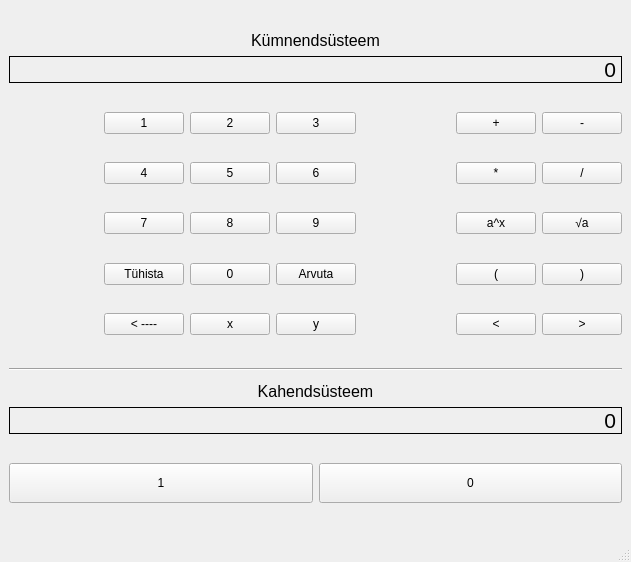
<?xml version="1.0" encoding="UTF-8"?>
<ui version="4.0">
 <class>MainWindow</class>
 <widget class="QMainWindow" name="MainWindow">
  <property name="geometry">
   <rect>
    <x>0</x>
    <y>0</y>
    <width>631</width>
    <height>562</height>
   </rect>
  </property>
  <property name="windowTitle">
   <string>Kalkulaator</string>
  </property>
  <widget class="QWidget" name="centralwidget">
   <layout class="QVBoxLayout" name="verticalLayout_2">
    <item>
     <layout class="QVBoxLayout" name="verticalLayout">
      <item>
       <layout class="QVBoxLayout" name="verticalLayout_3">
        <item>
         <spacer name="verticalSpacer_9">
          <property name="orientation">
           <enum>Qt::Vertical</enum>
          </property>
          <property name="sizeHint" stdset="0">
           <size>
            <width>20</width>
            <height>40</height>
           </size>
          </property>
         </spacer>
        </item>
        <item>
         <widget class="QLabel" name="label_2">
          <property name="font">
           <font>
            <pointsize>12</pointsize>
           </font>
          </property>
          <property name="text">
           <string>Kümnendsüsteem</string>
          </property>
          <property name="alignment">
           <set>Qt::AlignCenter</set>
          </property>
         </widget>
        </item>
        <item>
         <widget class="QLabel" name="Ekraan">
          <property name="font">
           <font>
            <pointsize>16</pointsize>
           </font>
          </property>
          <property name="frameShape">
           <enum>QFrame::Box</enum>
          </property>
          <property name="text">
           <string>0</string>
          </property>
          <property name="alignment">
           <set>Qt::AlignRight|Qt::AlignTrailing|Qt::AlignVCenter</set>
          </property>
         </widget>
        </item>
        <item>
         <spacer name="verticalSpacer_10">
          <property name="orientation">
           <enum>Qt::Vertical</enum>
          </property>
          <property name="sizeHint" stdset="0">
           <size>
            <width>20</width>
            <height>40</height>
           </size>
          </property>
         </spacer>
        </item>
        <item>
         <layout class="QHBoxLayout" name="horizontalLayout_3">
          <item>
           <spacer name="horizontalSpacer">
            <property name="orientation">
             <enum>Qt::Horizontal</enum>
            </property>
            <property name="sizeHint" stdset="0">
             <size>
              <width>40</width>
              <height>20</height>
             </size>
            </property>
           </spacer>
          </item>
          <item>
           <widget class="QPushButton" name="btn_1">
            <property name="text">
             <string>1</string>
            </property>
           </widget>
          </item>
          <item>
           <widget class="QPushButton" name="btn_2">
            <property name="text">
             <string>2</string>
            </property>
           </widget>
          </item>
          <item>
           <widget class="QPushButton" name="btn_3">
            <property name="text">
             <string>3</string>
            </property>
           </widget>
          </item>
          <item>
           <spacer name="horizontalSpacer_2">
            <property name="orientation">
             <enum>Qt::Horizontal</enum>
            </property>
            <property name="sizeHint" stdset="0">
             <size>
              <width>40</width>
              <height>20</height>
             </size>
            </property>
           </spacer>
          </item>
          <item>
           <layout class="QVBoxLayout" name="verticalLayout_6"/>
          </item>
          <item>
           <widget class="QPushButton" name="btn_add">
            <property name="text">
             <string>+</string>
            </property>
           </widget>
          </item>
          <item>
           <widget class="QPushButton" name="btn_sub">
            <property name="text">
             <string>-</string>
            </property>
           </widget>
          </item>
         </layout>
        </item>
        <item>
         <spacer name="verticalSpacer_8">
          <property name="orientation">
           <enum>Qt::Vertical</enum>
          </property>
          <property name="sizeHint" stdset="0">
           <size>
            <width>20</width>
            <height>40</height>
           </size>
          </property>
         </spacer>
        </item>
        <item>
         <layout class="QHBoxLayout" name="horizontalLayout_4">
          <item>
           <spacer name="horizontalSpacer_3">
            <property name="orientation">
             <enum>Qt::Horizontal</enum>
            </property>
            <property name="sizeHint" stdset="0">
             <size>
              <width>40</width>
              <height>20</height>
             </size>
            </property>
           </spacer>
          </item>
          <item>
           <widget class="QPushButton" name="btn_4">
            <property name="text">
             <string>4</string>
            </property>
           </widget>
          </item>
          <item>
           <widget class="QPushButton" name="btn_5">
            <property name="text">
             <string>5</string>
            </property>
           </widget>
          </item>
          <item>
           <widget class="QPushButton" name="btn_6">
            <property name="text">
             <string>6</string>
            </property>
           </widget>
          </item>
          <item>
           <spacer name="horizontalSpacer_4">
            <property name="orientation">
             <enum>Qt::Horizontal</enum>
            </property>
            <property name="sizeHint" stdset="0">
             <size>
              <width>40</width>
              <height>20</height>
             </size>
            </property>
           </spacer>
          </item>
          <item>
           <layout class="QHBoxLayout" name="horizontalLayout_7"/>
          </item>
          <item>
           <widget class="QPushButton" name="btn_mult">
            <property name="text">
             <string>*</string>
            </property>
           </widget>
          </item>
          <item>
           <widget class="QPushButton" name="btn_divide">
            <property name="text">
             <string>/</string>
            </property>
           </widget>
          </item>
         </layout>
        </item>
        <item>
         <spacer name="verticalSpacer_7">
          <property name="orientation">
           <enum>Qt::Vertical</enum>
          </property>
          <property name="sizeHint" stdset="0">
           <size>
            <width>20</width>
            <height>40</height>
           </size>
          </property>
         </spacer>
        </item>
        <item>
         <layout class="QHBoxLayout" name="horizontalLayout_5">
          <item>
           <spacer name="horizontalSpacer_5">
            <property name="orientation">
             <enum>Qt::Horizontal</enum>
            </property>
            <property name="sizeHint" stdset="0">
             <size>
              <width>40</width>
              <height>20</height>
             </size>
            </property>
           </spacer>
          </item>
          <item>
           <widget class="QPushButton" name="btn_7">
            <property name="text">
             <string>7</string>
            </property>
           </widget>
          </item>
          <item>
           <widget class="QPushButton" name="btn_8">
            <property name="text">
             <string>8</string>
            </property>
           </widget>
          </item>
          <item>
           <widget class="QPushButton" name="btn_9">
            <property name="text">
             <string>9</string>
            </property>
           </widget>
          </item>
          <item>
           <spacer name="horizontalSpacer_6">
            <property name="orientation">
             <enum>Qt::Horizontal</enum>
            </property>
            <property name="sizeHint" stdset="0">
             <size>
              <width>40</width>
              <height>20</height>
             </size>
            </property>
           </spacer>
          </item>
          <item>
           <layout class="QHBoxLayout" name="horizontalLayout_8"/>
          </item>
          <item>
           <widget class="QPushButton" name="btn_exp">
            <property name="text">
             <string>a^x</string>
            </property>
           </widget>
          </item>
          <item>
           <widget class="QPushButton" name="btn_sqrt">
            <property name="text">
             <string>√a</string>
            </property>
           </widget>
          </item>
         </layout>
        </item>
        <item>
         <spacer name="verticalSpacer_6">
          <property name="orientation">
           <enum>Qt::Vertical</enum>
          </property>
          <property name="sizeHint" stdset="0">
           <size>
            <width>20</width>
            <height>40</height>
           </size>
          </property>
         </spacer>
        </item>
        <item>
         <layout class="QHBoxLayout" name="horizontalLayout_6">
          <item>
           <spacer name="horizontalSpacer_7">
            <property name="orientation">
             <enum>Qt::Horizontal</enum>
            </property>
            <property name="sizeHint" stdset="0">
             <size>
              <width>40</width>
              <height>20</height>
             </size>
            </property>
           </spacer>
          </item>
          <item>
           <widget class="QPushButton" name="btn_clear">
            <property name="text">
             <string>Tühista</string>
            </property>
           </widget>
          </item>
          <item>
           <widget class="QPushButton" name="btn_0">
            <property name="text">
             <string>0</string>
            </property>
           </widget>
          </item>
          <item>
           <widget class="QPushButton" name="btn_calc">
            <property name="text">
             <string>Arvuta</string>
            </property>
           </widget>
          </item>
          <item>
           <spacer name="horizontalSpacer_8">
            <property name="orientation">
             <enum>Qt::Horizontal</enum>
            </property>
            <property name="sizeHint" stdset="0">
             <size>
              <width>40</width>
              <height>20</height>
             </size>
            </property>
           </spacer>
          </item>
          <item>
           <layout class="QHBoxLayout" name="horizontalLayout_9"/>
          </item>
          <item>
           <widget class="QPushButton" name="btn_braco">
            <property name="text">
             <string>(</string>
            </property>
           </widget>
          </item>
          <item>
           <widget class="QPushButton" name="btn_bracc">
            <property name="text">
             <string>)</string>
            </property>
           </widget>
          </item>
         </layout>
        </item>
        <item>
         <spacer name="verticalSpacer_5">
          <property name="orientation">
           <enum>Qt::Vertical</enum>
          </property>
          <property name="sizeHint" stdset="0">
           <size>
            <width>20</width>
            <height>40</height>
           </size>
          </property>
         </spacer>
        </item>
        <item>
         <layout class="QHBoxLayout" name="horizontalLayout_2">
          <item>
           <spacer name="horizontalSpacer_10">
            <property name="orientation">
             <enum>Qt::Horizontal</enum>
            </property>
            <property name="sizeHint" stdset="0">
             <size>
              <width>40</width>
              <height>20</height>
             </size>
            </property>
           </spacer>
          </item>
          <item>
           <widget class="QPushButton" name="btn_back">
            <property name="text">
             <string>&lt; ----</string>
            </property>
           </widget>
          </item>
          <item>
           <widget class="QPushButton" name="btn_x">
            <property name="text">
             <string>x</string>
            </property>
           </widget>
          </item>
          <item>
           <widget class="QPushButton" name="btn_y">
            <property name="text">
             <string>y</string>
            </property>
           </widget>
          </item>
          <item>
           <spacer name="horizontalSpacer_9">
            <property name="orientation">
             <enum>Qt::Horizontal</enum>
            </property>
            <property name="sizeHint" stdset="0">
             <size>
              <width>40</width>
              <height>20</height>
             </size>
            </property>
           </spacer>
          </item>
          <item>
           <widget class="QPushButton" name="btn_smaller">
            <property name="text">
             <string>&lt;</string>
            </property>
           </widget>
          </item>
          <item>
           <widget class="QPushButton" name="btn_bigger">
            <property name="text">
             <string>&gt;</string>
            </property>
           </widget>
          </item>
         </layout>
        </item>
        <item>
         <spacer name="verticalSpacer_4">
          <property name="orientation">
           <enum>Qt::Vertical</enum>
          </property>
          <property name="sizeHint" stdset="0">
           <size>
            <width>20</width>
            <height>40</height>
           </size>
          </property>
         </spacer>
        </item>
        <item>
         <widget class="Line" name="line_2">
          <property name="minimumSize">
           <size>
            <width>0</width>
            <height>13</height>
           </size>
          </property>
          <property name="orientation">
           <enum>Qt::Horizontal</enum>
          </property>
         </widget>
        </item>
        <item>
         <widget class="QLabel" name="label">
          <property name="font">
           <font>
            <pointsize>12</pointsize>
           </font>
          </property>
          <property name="text">
           <string>Kahendsüsteem</string>
          </property>
          <property name="alignment">
           <set>Qt::AlignCenter</set>
          </property>
         </widget>
        </item>
        <item>
         <widget class="QLabel" name="Kahend_Ekraan">
          <property name="font">
           <font>
            <pointsize>16</pointsize>
           </font>
          </property>
          <property name="layoutDirection">
           <enum>Qt::LeftToRight</enum>
          </property>
          <property name="frameShape">
           <enum>QFrame::Box</enum>
          </property>
          <property name="text">
           <string>0</string>
          </property>
          <property name="alignment">
           <set>Qt::AlignRight|Qt::AlignTrailing|Qt::AlignVCenter</set>
          </property>
         </widget>
        </item>
        <item>
         <spacer name="verticalSpacer_2">
          <property name="orientation">
           <enum>Qt::Vertical</enum>
          </property>
          <property name="sizeHint" stdset="0">
           <size>
            <width>20</width>
            <height>40</height>
           </size>
          </property>
         </spacer>
        </item>
        <item>
         <layout class="QHBoxLayout" name="horizontalLayout_10">
          <item>
           <widget class="QPushButton" name="btn_K1">
            <property name="minimumSize">
             <size>
              <width>0</width>
              <height>40</height>
             </size>
            </property>
            <property name="text">
             <string>1</string>
            </property>
           </widget>
          </item>
          <item>
           <widget class="QPushButton" name="btn_K2">
            <property name="minimumSize">
             <size>
              <width>0</width>
              <height>40</height>
             </size>
            </property>
            <property name="text">
             <string>0</string>
            </property>
           </widget>
          </item>
         </layout>
        </item>
        <item>
         <spacer name="verticalSpacer">
          <property name="orientation">
           <enum>Qt::Vertical</enum>
          </property>
          <property name="sizeHint" stdset="0">
           <size>
            <width>20</width>
            <height>40</height>
           </size>
          </property>
         </spacer>
        </item>
        <item>
         <widget class="Line" name="line">
          <property name="orientation">
           <enum>Qt::Vertical</enum>
          </property>
         </widget>
        </item>
       </layout>
      </item>
     </layout>
    </item>
   </layout>
  </widget>
  <widget class="QMenuBar" name="menubar">
   <property name="geometry">
    <rect>
     <x>0</x>
     <y>0</y>
     <width>631</width>
     <height>21</height>
    </rect>
   </property>
  </widget>
  <widget class="QStatusBar" name="statusbar"/>
 </widget>
 <resources/>
 <connections/>
</ui>
